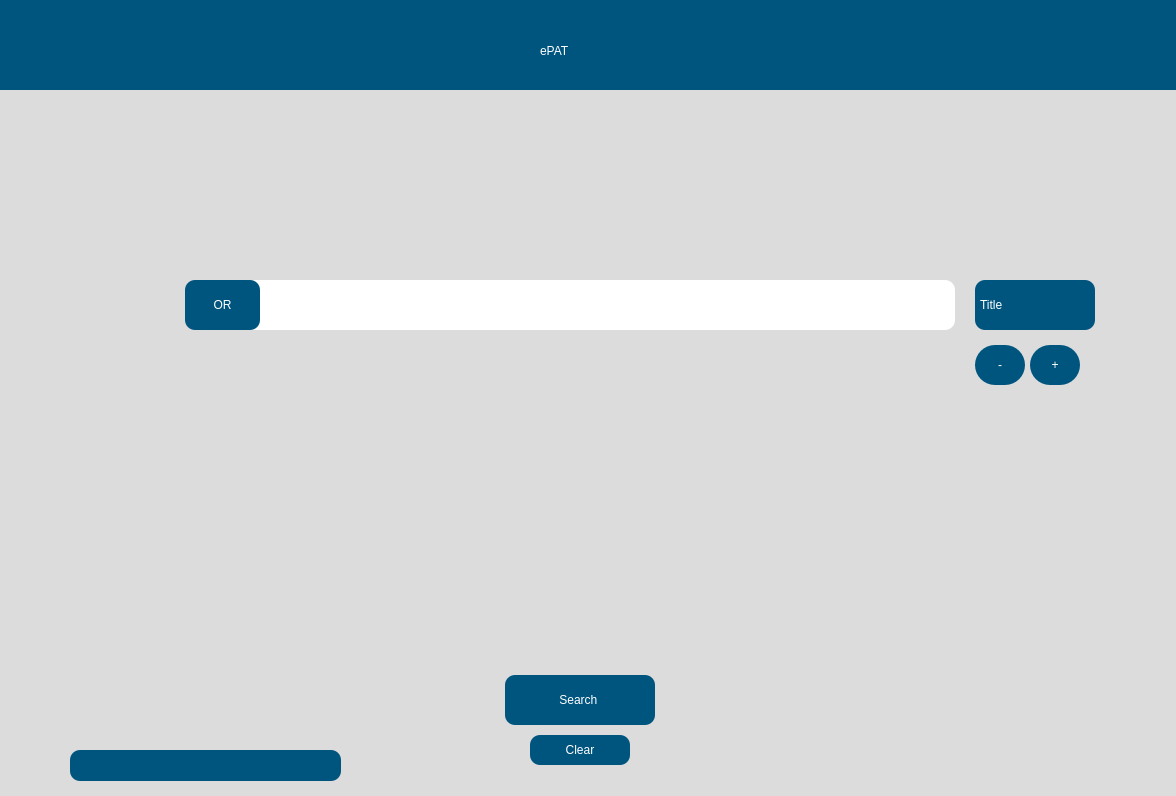
<?xml version="1.0" encoding="UTF-8"?>
<ui version="4.0">
 <class>Dialog</class>
 <widget class="QDialog" name="Dialog">
  <property name="geometry">
   <rect>
    <x>0</x>
    <y>0</y>
    <width>1176</width>
    <height>796</height>
   </rect>
  </property>
  <property name="windowTitle">
   <string>Dialog</string>
  </property>
  <widget class="QWidget" name="widget" native="true">
   <property name="geometry">
    <rect>
     <x>-20</x>
     <y>0</y>
     <width>1200</width>
     <height>900</height>
    </rect>
   </property>
   <property name="styleSheet">
    <string notr="true">background-color: rgb(220, 220, 220);</string>
   </property>
   <widget class="QWidget" name="widget_2" native="true">
    <property name="geometry">
     <rect>
      <x>20</x>
      <y>0</y>
      <width>1200</width>
      <height>90</height>
     </rect>
    </property>
    <property name="styleSheet">
     <string notr="true">background-color: rgb(0, 85, 127);
</string>
    </property>
    <widget class="QLabel" name="label">
     <property name="geometry">
      <rect>
       <x>540</x>
       <y>20</y>
       <width>141</width>
       <height>61</height>
      </rect>
     </property>
     <property name="styleSheet">
      <string notr="true">font: 75 36pt &quot;Arial&quot;;
color: rgb(255, 255, 255);
</string>
     </property>
     <property name="text">
      <string>ePAT</string>
     </property>
    </widget>
    <widget class="QPushButton" name="settingButton1">
     <property name="geometry">
      <rect>
       <x>40</x>
       <y>20</y>
       <width>61</width>
       <height>61</height>
      </rect>
     </property>
     <property name="styleSheet">
      <string notr="true">background-color: transparent;
border-radius:3px;
font: 18pt &quot;Arial&quot;;
color: rgb(255, 255, 255);</string>
     </property>
     <property name="text">
      <string/>
     </property>
    </widget>
   </widget>
   <widget class="QLineEdit" name="textEdit">
    <property name="geometry">
     <rect>
      <x>225</x>
      <y>280</y>
      <width>750</width>
      <height>50</height>
     </rect>
    </property>
    <property name="styleSheet">
     <string notr="true">
            QLineEdit {
                border-radius: 10px;
                font: 16pt &quot;Arial&quot;;
                background-color: rgb(255, 255, 255);
                padding-top: 1px; 
                padding-bottom: 1px; 
            }
        </string>
    </property>
   </widget>
   <widget class="QPushButton" name="search">
    <property name="geometry">
     <rect>
      <x>525</x>
      <y>675</y>
      <width>150</width>
      <height>50</height>
     </rect>
    </property>
    <property name="styleSheet">
     <string notr="true">
            QPushButton {
                font: 75 20pt &quot;Arial&quot;;
                background-color: rgb(0, 85, 127);
                border-radius: 10px;
                color: rgb(255, 255, 255);
            }

            QPushButton:hover {
                background-color: rgb(0, 75, 117); /* Slightly darker color when hovered */
            }

            QPushButton:pressed {
                background-color: rgb(0, 65, 107); /* Even darker color when clicked */
            }
        </string>
    </property>
    <property name="text">
     <string>Search </string>
    </property>
   </widget>
   <widget class="QPushButton" name="clearButton">
    <property name="geometry">
     <rect>
      <x>550</x>
      <y>735</y>
      <width>100</width>
      <height>30</height>
     </rect>
    </property>
    <property name="styleSheet">
     <string notr="true">
            QPushButton {
                font: 75 16pt &quot;Arial&quot;;
                background-color: rgb(0, 85, 127);
                border-radius: 10px;
                color: rgb(255, 255, 255);
            }

            QPushButton:hover {
                background-color: rgb(0, 75, 117); /* Slightly darker color when hovered */
            }

            QPushButton:pressed {
                background-color: rgb(0, 65, 107); /* Even darker color when clicked */
            }
        </string>
    </property>
    <property name="text">
     <string>Clear</string>
    </property>
   </widget>
   <widget class="QPushButton" name="pushButton">
    <property name="geometry">
     <rect>
      <x>1050</x>
      <y>345</y>
      <width>50</width>
      <height>40</height>
     </rect>
    </property>
    <property name="styleSheet">
     <string notr="true">
            QPushButton {
                font: 75 16pt &quot;Arial&quot;;
                background-color: rgb(0, 85, 127);
                border-radius: 20px;
                color: rgb(255, 255, 255);
            }

            QPushButton:hover {
                background-color: rgb(0, 75, 117); /* Slightly darker color when hovered */
            }

            QPushButton:pressed {
                background-color: rgb(0, 65, 107); /* Even darker color when clicked */
            }
        </string>
    </property>
    <property name="text">
     <string>+</string>
    </property>
   </widget>
   <widget class="QPushButton" name="removeButton">
    <property name="geometry">
     <rect>
      <x>995</x>
      <y>345</y>
      <width>50</width>
      <height>40</height>
     </rect>
    </property>
    <property name="styleSheet">
     <string notr="true">
            QPushButton {
                font: 75 16pt &quot;Arial&quot;;
                background-color: rgb(0, 85, 127);
                border-radius: 20px;
                color: rgb(255, 255, 255);
            }

            QPushButton:hover {
                background-color: rgb(0, 75, 117); /* Slightly darker color when hovered */
            }

            QPushButton:pressed {
                background-color: rgb(0, 65, 107); /* Even darker color when clicked */
            }
        </string>
    </property>
    <property name="text">
     <string>-</string>
    </property>
   </widget>
   <widget class="QLabel" name="orLabel">
    <property name="geometry">
        <rect>
            <x>205</x>
            <y>280</y>
            <width>75</width>
            <height>50</height>
        </rect>
    </property>
    <property name="text">
        <string>OR</string>
    </property>
    <property name="alignment">
        <set>Qt::AlignCenter</set>
    </property>
    <property name="styleSheet">
        <string notr="true">
            QLabel {
                color: rgb(255, 255, 255);
                font: 75 16pt &quot;Arial&quot;;
                background-color: rgb(0, 85, 127);
                border-radius: 10px;
            }
        </string>
    </property>
</widget>
   <widget class="QComboBox" name="booleanBoxRight">
    <property name="geometry">
     <rect>
      <x>995</x>
      <y>280</y>
      <width>120</width>
      <height>50</height>
     </rect>
    </property>
    <property name="styleSheet">
     <string notr="true">
            QComboBox {
                color: rgb(255, 255, 255);
                font: 75 12pt &quot;Arial&quot;;
                border-radius: 10px;
                background-color: rgb(0, 85, 127);
            }

            QComboBox:hover {
                background-color: rgb(0, 75, 117); /* Slightly darker color when hovered */
            }

            QComboBox:pressed {
                background-color: rgb(0, 65, 107); /* Even darker color when clicked */
            }

            QComboBox::drop-down {
                border-left-color: darkgray;
            }

            QComboBox::down-arrow {
                image: url(resources/dropdown_icon.png);
                width: 21px;
                height: 15px;
                padding-right: 15px;
            }

            QComboBox QAbstractItemView {
                color: rgb(255, 255, 255);
                background-color: rgb(0, 85, 127);
                border-bottom-right-radius: 20px;
                border-bottom-left-radius: 20px;
            }
        </string>
    </property>
    <item>
     <property name="text">
      <string>Title</string>
     </property>
    </item>
    <item>
     <property name="text">
      <string>eISBN</string>
     </property>
    </item>
    <item>
     <property name="text">
      <string>OCN</string>
     </property>
    </item>
   </widget>
   <widget class="QLabel" name="institutionName">
    <property name="geometry">
     <rect>
      <x>90</x>
      <y>750</y>
      <width>271</width>
      <height>31</height>
     </rect>
    </property>
    <property name="styleSheet">
     <string notr="true">QLabel {
    font: 75 11pt &quot;Arial&quot;;
    background-color: rgb(0, 85, 127);
    border-radius: 10px;
    color: rgb(255, 255, 255);
    padding: 10px; /* Add padding to center the text */
    qproperty-alignment: AlignCenter; /* Align text to the center */
}

QLabel:hover {
    background-color: rgb(0, 75, 117); /* Slightly darker color when hovered */
}

QLabel:pressed {
    background-color: rgb(0, 65, 107); /* Even darker color when clicked */
}</string>
    </property>
    <property name="text">
     <string/>
    </property>
   </widget>
   <widget class="QLabel" name="internetConnection">
    <property name="geometry">
     <rect>
      <x>40</x>
      <y>750</y>
      <width>31</width>
      <height>21</height>
     </rect>
    </property>
    <property name="text">
     <string/>
    </property>
   </widget>
   <widget class="QLabel" name="helpIcon">
    <property name="geometry">
     <rect>
      <x>160</x>
      <y>270</y>
      <width>41</width>
      <height>41</height>
     </rect>
    </property>
    <property name="text">
     <string/>
    </property>
   </widget>
  </widget>
 </widget>
 <resources/>
 <connections/>
</ui>
